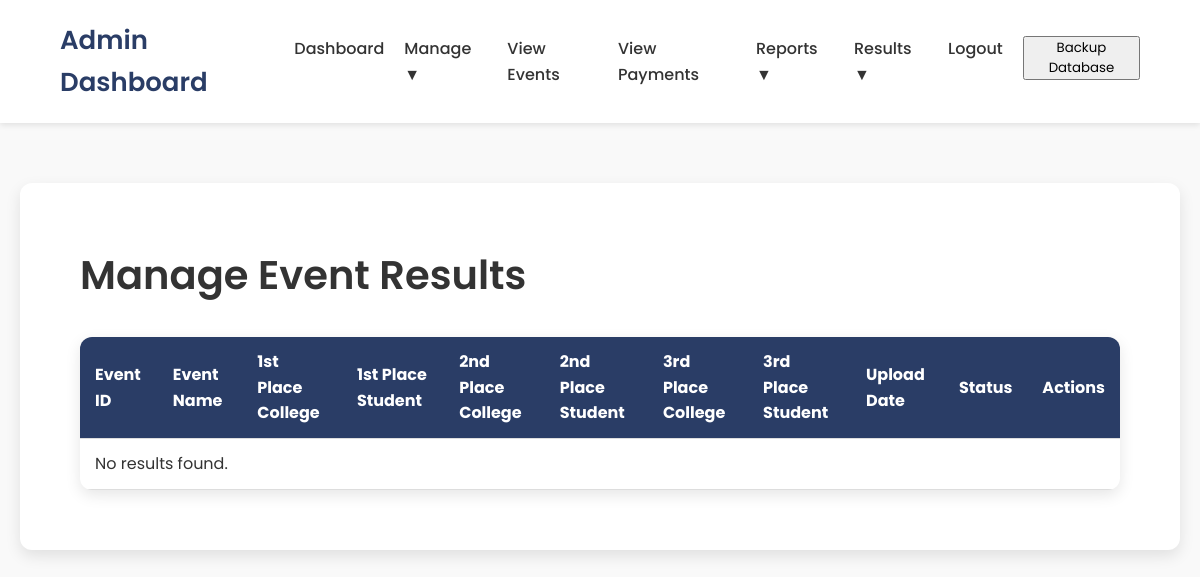
Before: /manage_results.php (signed in) with the older database file.
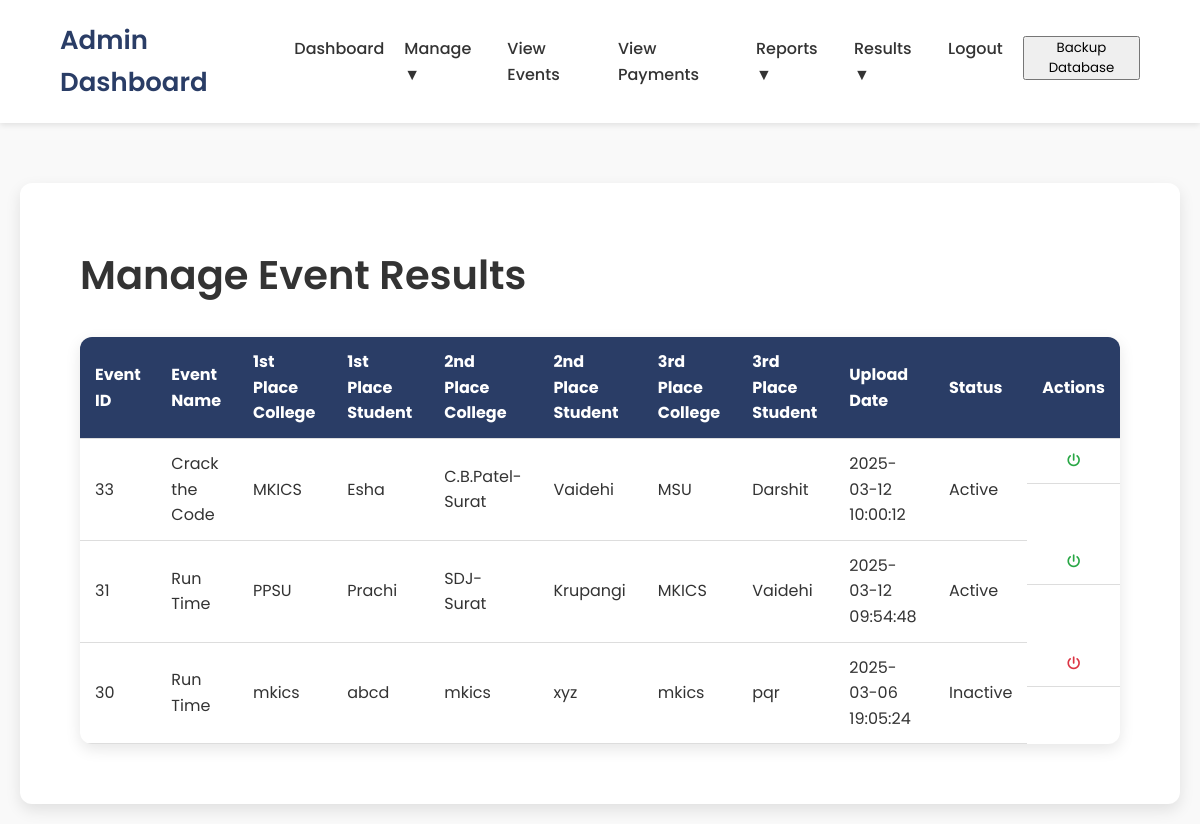
After: the same page with the newer database file.
### tables this page shows
CREATE TABLE `event_results` (
  `result_id` int NOT NULL AUTO_INCREMENT,
  `event_id` int NOT NULL,
  `event_name` varchar(255) NOT NULL,
  `result_data` text,
  `upload_date` timestamp NULL DEFAULT CURRENT_TIMESTAMP,
  `first_place_college` varchar(255) DEFAULT NULL,
  `first_place_student` varchar(255) DEFAULT NULL,
  `second_place_college` varchar(255) DEFAULT NULL,
  `second_place_student` varchar(255) DEFAULT NULL,
  `third_place_college` varchar(255) DEFAULT NULL,
  `third_place_student` varchar(255) DEFAULT NULL,
  `is_active` tinyint(1) DEFAULT '1',
  PRIMARY KEY (`result_id`),
  KEY `event_id` (`event_id`)
);

### manage_results.php (the view, shortened to what this page needs)
<?php
include "config.php";
$sql = "SELECT result_id, event_id, event_name, result_data, upload_date, first_place_college, first_place_student, second_place_college, second_place_student, third_place_college, third_place_student, is_active FROM event_results ORDER BY upload_date DESC";
$result = mysqli_query($conn, $sql);
?>
<!DOCTYPE html>
<html>
<head>
    <link rel="stylesheet" href="https://cdnjs.cloudflare.com/ajax/libs/font-awesome/6.0.0/css/all.min.css"
 />
</head>
<body>
    <?php include 'admin_navbar.php'; ?>
    <main>
        <section class="form-section">
            <h2 class="form-title">Manage Event Results</h2>
            <div class="form-container">
                <table>
                    <thead>
                        <tr>
                            <th>Event ID</th>
                            <th>Event Name</th>
                            <th>1st Place College</th>
                            <th>1st Place Student</th>
                            <th>2nd Place College</th>
                            <th>2nd Place Student</th>
                            <th>3rd Place College</th>
                            <th>3rd Place Student</th>
                            <th>Upload Date</th>
                            <th>Status</th>
                            <th>Actions</th>
                        </tr>
                    </thead>
                    <tbody>
                        <?php
                        if ($result && mysqli_num_rows($result) > 0) {
                            while ($row = mysqli_fetch_assoc($result)) {
                                echo "<tr>";
                                echo "<td>" . htmlspecialchars($row['event_id']) . "</td>";
                                echo "<td>" . htmlspecialchars($row['event_name']) . "</td>";
                                echo "<td>" . htmlspecialchars($row['first_place_college']) . "</td>";
                                echo "<td>" . htmlspecialchars($row['first_place_student']) . "</td>";
                                echo "<td>" . htmlspecialchars($row['second_place_college']) . "</td>";
                                echo "<td>" . htmlspecialchars($row['second_place_student']) . "</td>";
                                echo "<td>" . htmlspecialchars($row['third_place_college']) . "</td>";
                                echo "<td>" . htmlspecialchars($row['third_place_student']) . "</td>";
                                echo "<td>" . htmlspecialchars($row['upload_date']) . "</td>";
                                echo "<td>" . ($row['is_active'] == 1 ? 'Active' : 'Inactive') . "</td>";
                                echo "<td class='action-icons'>";
                                echo "<button class='toggle-btn " . ($row['is_active'] == 1 ? 'active-btn' : 'inactive-btn') . "' onclick=\"location.href='manage_results.php?toggle_id=" . htmlspecialchars($row['result_id']) . "'\">";
                                echo "<i class='fas fa-power-off'></i>";
                                echo "</button>";
                                echo "</td>";
                                echo "</tr>";
                            }
                        } else {
                            echo "<tr><td colspan='11'>No results found.</td></tr>";
                        }
                        ?>
                    </tbody>
                </table>
            </div>
        </section>
    </main>
</body>
</html>

Changed rows visible on the page:
added event_results: event "33", event_name "Crack the Code", first_place_college "MKICS", first_place_student "Esha", second_place_college "C.B.Patel-Surat", second_place_student "Vaidehi", third_place_college "MSU", third_place_student "Darshit", upload_date "2025-03-12 10:00:12", is_active "Active"
added event_results: event "31", event_name "Run Time", first_place_college "PPSU", first_place_student "Prachi", second_place_college "SDJ-Surat", second_place_student "Krupangi", third_place_college "MKICS", third_place_student "Vaidehi", upload_date "2025-03-12 09:54:48", is_active "Active"
added event_results: event "30", event_name "Run Time", first_place_college "mkics", first_place_student "abcd", second_place_college "mkics", second_place_student "xyz", third_place_college "mkics", third_place_student "pqr", upload_date "2025-03-06 19:05:24", is_active "Inactive"
Other visible differences:
text no longer shown: "No results found."
